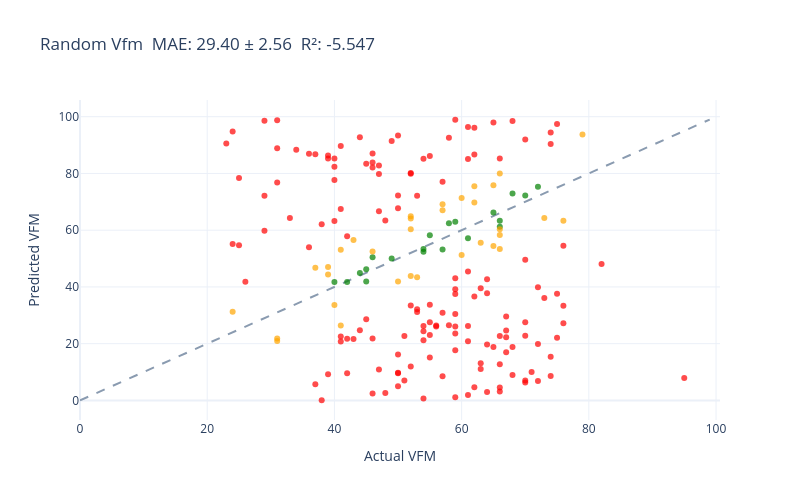
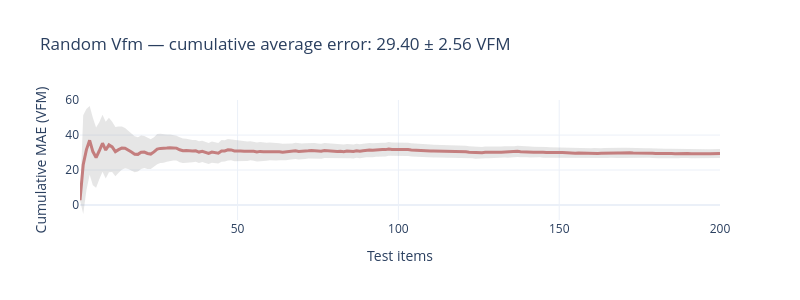

Write notebook code for charts like these, in order.
### Markdown cell above
## Part 3 — Evaluation Harness, Baselines, Traditional ML

One harness (`utils/evaluator.py`): **MAE ± 95% CI and R²** on the same held-out slice, bands green < 5 / orange < 15 on the 0–99 scale. Ladder: random → constant → feature LR → bag-of-words LR → Random Forest → XGBoost.

### Code cell
def random_vfm(wine: Wine) -> float:
    """Uniform random guess across the VFM scale."""
    return random.uniform(0, 99)

random.seed(SEED)
evaluate(random_vfm, test)

### Figure 1 — Plotly figure (JSON) as saved in the notebook; plotly's stock layout.template omitted (floating-point values rounded to 4 significant figures; data arrays with more than 128 entries replaced by an {"elided": "..."} marker saying what was removed)
{"data": [{"line": {"color": "#8A9BB0", "dash": "dash"}, "mode": "lines", "showlegend": false, "type": "scatter", "x": [0, 99], "y": [0, 99]}, {"marker": {"color": {"elided": "200 str values"}, "opacity": 0.7, "size": 6}, "mode": "markers", "showlegend": false, "text": {"elided": "200 str values"}, "type": "scatter", "x": {"elided": "200 int values"}, "y": {"elided": "200 float values"}}], "layout": {"height": 500, "title": {"text": "Random Vfm  MAE: 29.40 ± 2.56  R²: -5.547"}, "width": 800, "xaxis": {"title": {"text": "Actual VFM"}}, "yaxis": {"title": {"text": "Predicted VFM"}}}}

### Figure 2 — Plotly figure (JSON) as saved in the notebook; plotly's stock layout.template omitted (floating-point values rounded to 4 significant figures; data arrays with more than 128 entries replaced by an {"elided": "..."} marker saying what was removed)
{"data": [{"fill": "toself", "fillcolor": "rgba(128,128,128,0.2)", "hoverinfo": "skip", "line": {"color": "rgba(255,255,255,0)"}, "showlegend": false, "type": "scatter", "x": {"elided": "400 int values"}, "y": {"elided": "400 float values"}}, {"customdata": {"elided": "200 float values"}, "hovertemplate": "n=%{x}<br>Avg Error=%{y:.2f} VFM<br>±95% CI=%{customdata:.2f}<extra></extra>", "line": {"color": "#C47E7E", "width": 3}, "mode": "lines", "type": "scatter", "x": {"elided": "200 int values"}, "y": {"elided": "200 float values"}}], "layout": {"height": 300, "showlegend": false, "title": {"text": "Random Vfm — cumulative average error: 29.40 ± 2.56 VFM"}, "width": 800, "xaxis": {"title": {"text": "Test items"}}, "yaxis": {"title": {"text": "Cumulative MAE (VFM)"}}}}
